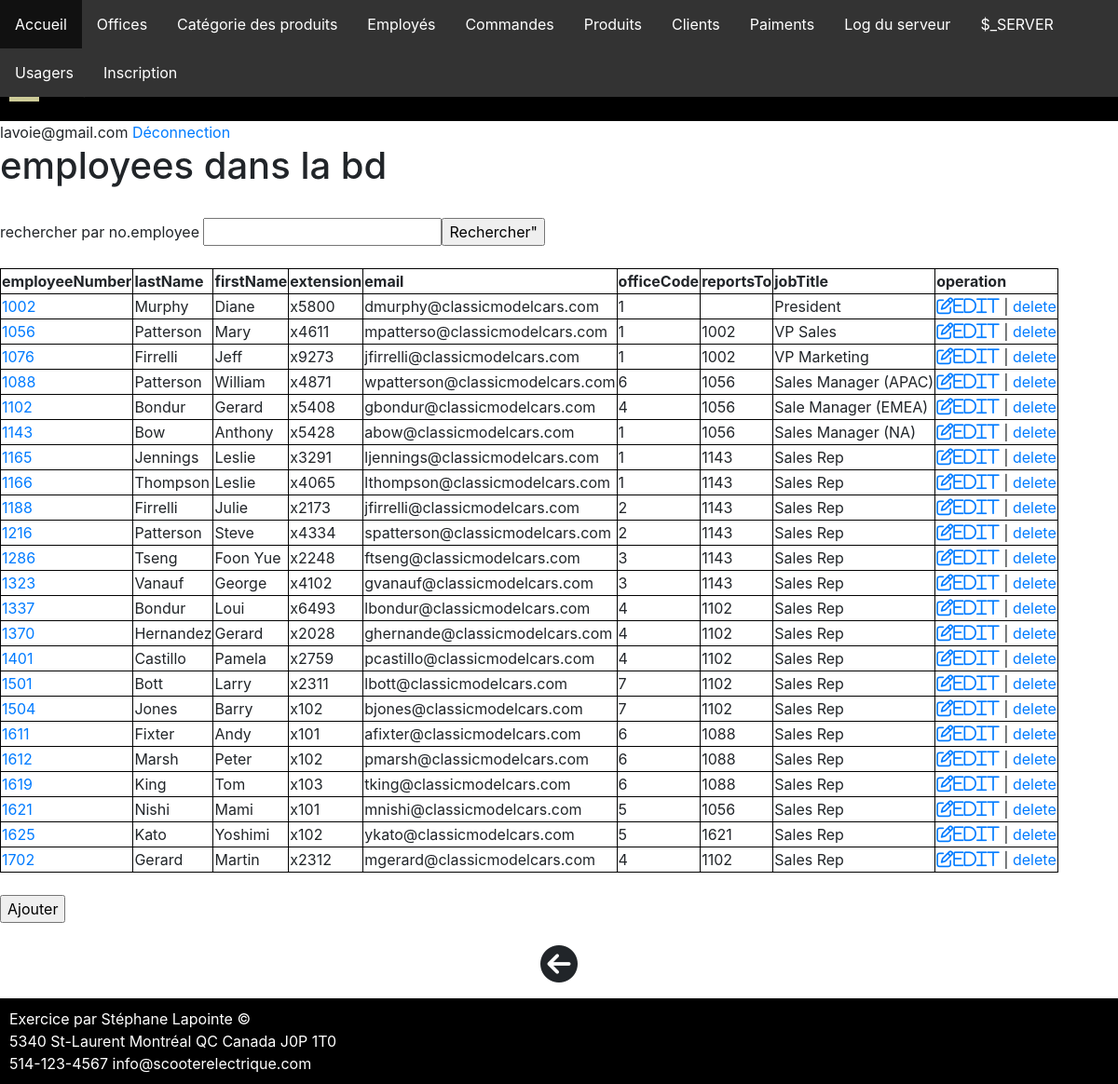
The page /index.php?op=300 (signed in) on the database its author committed.
### tables this page shows
CREATE TABLE `employees` (
  `employeeNumber` int(11) NOT NULL,
  `lastName` varchar(50) NOT NULL,
  `firstName` varchar(50) NOT NULL,
  `extension` varchar(10) NOT NULL,
  `email` varchar(100) NOT NULL,
  `officeCode` varchar(10) NOT NULL,
  `reportsTo` int(11) DEFAULT NULL,
  `jobTitle` varchar(50) NOT NULL,
  PRIMARY KEY (`employeeNumber`),
  KEY `reportsTo` (`reportsTo`),
  KEY `officeCode` (`officeCode`),
  CONSTRAINT `employees_ibfk_1` FOREIGN KEY (`reportsTo`) REFERENCES `employees` (`employeeNumber`),
  CONSTRAINT `employees_ibfk_2` FOREIGN KEY (`officeCode`) REFERENCES `offices` (`officeCode`)
);

### db_pdo.php (called while the page is built, shortened)
<?php
class DB
{
    private $host = HOST;
    private $db_name = DB_NAME;
    private $username = USER_NAME;
    private $password = USER_PW;
    private $pdo;
    public function __construct()
    {
        $port = 3306;
        $charset = 'utf8mb4';
        $dsn = "mysql:host=$this->host;dbname=$this->db_name;charset=$charset;port=$port";
        $options = [
            PDO::ATTR_ERRMODE => PDO::ERRMODE_EXCEPTION,
            PDO::ATTR_DEFAULT_FETCH_MODE => PDO::FETCH_ASSOC,
            PDO::ATTR_EMULATE_PREPARES => false,
        ];
        try {
            $this->pdo = new PDO($dsn, $this->username, $this->password, $options);
        } catch (\PDOException $e) {
            throw new \PDOException($e->getMessage(), (int) $e->getCode());
        }
    }
    public function query($sql_str)
    {
        try {
            $result = $this->pdo->query($sql_str);
        } catch (\PDOException $e) {
            throw new \PDOException($e->getMessage(), (int) $e->getCode());
        }
        return $result;
    }
    public function querySelect($sql_str)
    {
        $records = $this->query($sql_str)->fetchAll();
        return $records;
    }
    public function table($table_name)
    {
        $records = $this->querySelect('SELECT * FROM '.$table_name);
        return $records;
    }
    public function disconnect()
    {
        $this->pdo = null;
    }
}

### employees.php (the view, shortened to what this page needs)
<?php
require_once 'db_pdo.php';
require_once 'webpage.php';
class employees
{
    public function list($employeeNumber = '')
    {
        $DB = new DB();
        if ($employeeNumber == '') {
            $employees = $DB->table('employees');
        } else {
            $sql_str = 'SELECT * FROM employees WHERE employeeNumber = :employeeNumber';
            $params = ['employeeNumber' => $employeeNumber];
            $employees = $DB->querySelectParam($sql_str, $params);
        }
        $page = new WebPage();
        $page->content = '';
        $page->content .= '<style>';
        $page->content .= 'th,td{border:1px solid black;}';
        $page->content .= '</style>';
        $page->content .= '<br>';
        $page->content .= '<form action="index.php?op=300" method="POST">';
        $page->content .= 'rechercher par no.employee <input type ="text" name="employeeNumber" >';
        $page->content .= '<input type="submit" value=Rechercher">';
        $page->content .= '</form>';
        $page->content .= '<br>';
        $page->content .= '<table>';
        $page->content .= '<tr>';
        $page->content .= '<th>employeeNumber</th>';
        $page->content .= '<th>lastName</th>';
        $page->content .= '<th>firstName</th>';
        $page->content .= '<th>extension</th>';
        $page->content .= '<th>email</th>';
        $page->content .= '<th>officeCode</th>';
        $page->content .= '<th>reportsTo</th>';
        $page->content .= '<th>jobTitle</th>';
        $page->content .= '<th>operation</th>';
        $page->content .= '</tr>';
        foreach ($employees as $un_employee) {
            $page->content .= '<tr>';
            $page->content .= '<td><a href="index.php?op=303&employeeNumber='.$un_employee['employeeNumber'].'">'.$un_employee['employeeNumber'].'</a></td>';
            $page->content .= '<td>'.$un_employee['lastName'].'</td>';
            $page->content .= '<td>'.$un_employee['firstName'].'</td>';
            $page->content .= '<td>'.$un_employee['extension'].'</td>';
            $page->content .= '<td>'.$un_employee['email'].'</td>';
            $page->content .= '<td>'.$un_employee['officeCode'].'</td>';
            $page->content .= '<td>'.$un_employee['reportsTo'].'</td>';
            $page->content .= '<td>'.$un_employee['jobTitle'].'</td>';
            $page->content .= '<td><a class="far fa-edit" style="font-size:18px" href="index.php?op=301&employeeNumber='.$un_employee['employeeNumber'].'">edit</a> | <a href="index.php?op=302">delete</a></td>';
            $page->content .= '</tr>';
        }
        $page->content .= '</table>';
        $page->content .= '<br>';
        $page->content .= '<form action="index.php?op=305" method="POST">';
        $page->content .= '<input type = "submit" value="Ajouter">';
        $page->content .= '</form>';
        $page->content .= '<br>';
    }
}

### css/global.css (style rules this page uses)
body { margin-top: 0; }

### webpage.php (style rules this page uses)
body { margin: 0; }

### rows shown on the page
employees: employeeNumber "1002", lastName "Murphy", firstName "Diane", extension "x5800", email "dmurphy@classicmodelcars.com", officeCode "1", jobTitle "President"
employees: employeeNumber "1056", lastName "Patterson", firstName "Mary", extension "x4611", email "mpatterso@classicmodelcars.com", officeCode "1", reportsTo "1002", jobTitle "VP Sales"
employees: employeeNumber "1076", lastName "Firrelli", firstName "Jeff", extension "x9273", email "jfirrelli@classicmodelcars.com", officeCode "1", reportsTo "1002", jobTitle "VP Marketing"
employees: employeeNumber "1088", lastName "Patterson", firstName "William", extension "x4871", email "wpatterson@classicmodelcars.com", officeCode "6", reportsTo "1056", jobTitle "Sales Manager (APAC)"
employees: employeeNumber "1102", lastName "Bondur", firstName "Gerard", extension "x5408", email "gbondur@classicmodelcars.com", officeCode "4", reportsTo "1056", jobTitle "Sale Manager (EMEA)"
employees: employeeNumber "1143", lastName "Bow", firstName "Anthony", extension "x5428", email "abow@classicmodelcars.com", officeCode "1", reportsTo "1056", jobTitle "Sales Manager (NA)"
employees: employeeNumber "1165", lastName "Jennings", firstName "Leslie", extension "x3291", email "ljennings@classicmodelcars.com", officeCode "1", reportsTo "1143", jobTitle "Sales Rep"
employees: employeeNumber "1166", lastName "Thompson", firstName "Leslie", extension "x4065", email "lthompson@classicmodelcars.com", officeCode "1", reportsTo "1143", jobTitle "Sales Rep"
employees: employeeNumber "1188", lastName "Firrelli", firstName "Julie", extension "x2173", email "jfirrelli@classicmodelcars.com", officeCode "2", reportsTo "1143", jobTitle "Sales Rep"
employees: employeeNumber "1216", lastName "Patterson", firstName "Steve", extension "x4334", email "spatterson@classicmodelcars.com", officeCode "2", reportsTo "1143", jobTitle "Sales Rep"
employees: employeeNumber "1286", lastName "Tseng", firstName "Foon Yue", extension "x2248", email "ftseng@classicmodelcars.com", officeCode "3", reportsTo "1143", jobTitle "Sales Rep"
employees: employeeNumber "1323", lastName "Vanauf", firstName "George", extension "x4102", email "gvanauf@classicmodelcars.com", officeCode "3", reportsTo "1143", jobTitle "Sales Rep"
employees: employeeNumber "1337", lastName "Bondur", firstName "Loui", extension "x6493", email "lbondur@classicmodelcars.com", officeCode "4", reportsTo "1102", jobTitle "Sales Rep"
employees: employeeNumber "1370", lastName "Hernandez", firstName "Gerard", extension "x2028", email "ghernande@classicmodelcars.com", officeCode "4", reportsTo "1102", jobTitle "Sales Rep"
employees: employeeNumber "1401", lastName "Castillo", firstName "Pamela", extension "x2759", email "pcastillo@classicmodelcars.com", officeCode "4", reportsTo "1102", jobTitle "Sales Rep"
employees: employeeNumber "1501", lastName "Bott", firstName "Larry", extension "x2311", email "lbott@classicmodelcars.com", officeCode "7", reportsTo "1102", jobTitle "Sales Rep"
employees: employeeNumber "1504", lastName "Jones", firstName "Barry", extension "x102", email "bjones@classicmodelcars.com", officeCode "7", reportsTo "1102", jobTitle "Sales Rep"
employees: employeeNumber "1611", lastName "Fixter", firstName "Andy", extension "x101", email "afixter@classicmodelcars.com", officeCode "6", reportsTo "1088", jobTitle "Sales Rep"
employees: employeeNumber "1612", lastName "Marsh", firstName "Peter", extension "x102", email "pmarsh@classicmodelcars.com", officeCode "6", reportsTo "1088", jobTitle "Sales Rep"
employees: employeeNumber "1619", lastName "King", firstName "Tom", extension "x103", email "tking@classicmodelcars.com", officeCode "6", reportsTo "1088", jobTitle "Sales Rep"
employees: employeeNumber "1621", lastName "Nishi", firstName "Mami", extension "x101", email "mnishi@classicmodelcars.com", officeCode "5", reportsTo "1056", jobTitle "Sales Rep"
employees: employeeNumber "1625", lastName "Kato", firstName "Yoshimi", extension "x102", email "ykato@classicmodelcars.com", officeCode "5", reportsTo "1621", jobTitle "Sales Rep"
employees: employeeNumber "1702", lastName "Gerard", firstName "Martin", extension "x2312", email "mgerard@classicmodelcars.com", officeCode "4", reportsTo "1102", jobTitle "Sales Rep"

### other values the page prints
$_SESSION['email'] "lavoie@gmail.com"
$this->title "employees dans la bd"
$this->author "Stéphane Lapointe"
COMPANY_STREET_ADDRESS "5340 St-Laurent"
COMPANY_CITY "Montréal"
COMPANY_PROVINCE "QC"
COMPANY_COUNTRY "Canada"
COMPANY_POSTAL_CODE "J0P 1T0"
COMPANY_TEL "514-123-4567"
COMPANY_EMAIL "info@scooterelectrique.com"
